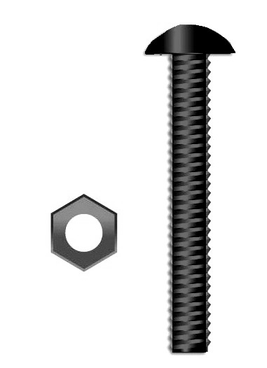
%> input picture imagens/parafuso_porca.bmp, 267 x 368 px, shrunk from 381 x 526 before the run
$ octave --eval "result = main;"   (GNU Octave 9; MATLAB toolbox functions it lacks are replaced by stand-ins)
%> lines starting %> are read from the running program, lines starting %| are printed output that depends on the picture; in (x1, y1, x2, y2) boxes, pixels count from 0 and x2, y2 are one past the last pixel; in counts of white or black regions, pixels touching at a corner belong together; the program's own positions count from 1
function [result] = main()
	tmp = imread('~/Workspace/visao/imagens/parafuso_porca.bmp');
%> tmp is the input picture: size 368x267 uint8; min 0, max 255, mean 221.6
	test_img = imread('~/Workspace/visao/imagens/objetos.bmp');
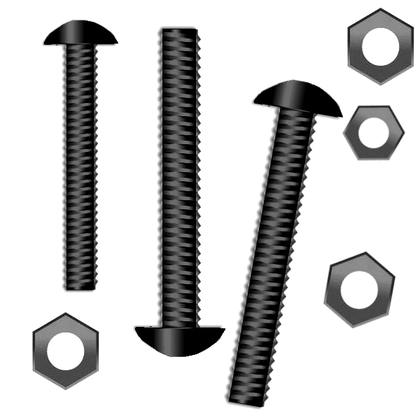
%> input picture imagens/objetos.bmp, 420 x 420 px, shrunk from 600 x 600 before the run
%> test_img is the input picture: size 420x420 uint8; min 0, max 255, mean 202.7
	%limiarize and complement image
	tmp = imcomplement(im2bw(tmp,0.7));
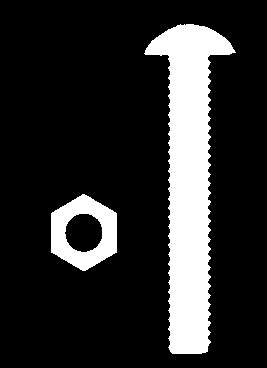
%> tmp: size 368x267 logical; 17.1% white; 2 white regions, box (x1, y1, x2, y2) and area: (144, 24, 236, 354) 14020, (51, 194, 117, 271) 2765
	test_img = imcomplement(im2bw(test_img,0.7));
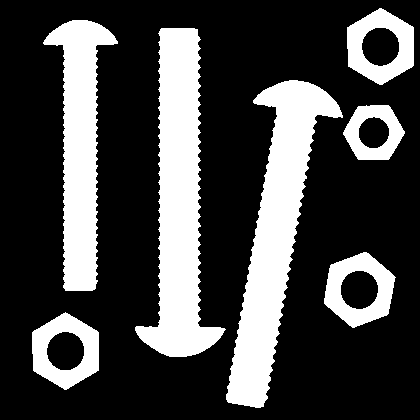
%> test_img: size 420x420 logical; 27% white; 7 white regions, largest, box (x1, y1, x2, y2) and area: (226, 80, 343, 408) 14003, (135, 28, 226, 357) 13961, (43, 20, 118, 291) 9524
	%find the proportions of the searched objects
	objs_rate = obj_rate_search(tmp);
	 %look for objects in test image that have similar desired proportions
	result = obj_search(test_img, objs_rate);

	%object proportions , num of objects found
	result = {'Porca: ', num2str(result(1));
				'Parafuso: ', num2str(result(2))};
end

function [objs_rate] = obj_rate_search(img)
	objs_rate = [];
	objs = regionprops(img,'MajorAxisLength','MinorAxisLength');
%> objs = 2 regions; MajorAxisLength and MinorAxisLength: 80.85 79, 392.4 54.37

	for obj = objs'
		maj = obj.MajorAxisLength;
		minor = obj.MinorAxisLength;
		rate = max((maj/minor),(minor/maj));
		objs_rate = [objs_rate, rate];
	end
%> this loop made 2 passes
%> (maj, minor, rate, objs_rate) on passes 1 to 2: (80.85, 79, 1.02, 1.02), (392.4, 54.37, 7.22, [1.02 7.22])
%> in main, `objs_rate = obj_rate_search(tmp);`: objs_rate = [1.02 7.22]
end

function [num_objs] = obj_search(img, objs_rate)
%> called with objs_rate = [1.02 7.22]
	[m,n] = size(objs_rate);
%> m = 1; n = 2
	num_objs = zeros(1,n);
	objs = regionprops(img,'MajorAxisLength','MinorAxisLength');
%> objs = 7 regions; MajorAxisLength and MinorAxisLength: 80.86 79.49, 322.8 44.82, 391.9 54.2, 392.6 54.33, 80.78 79.35, 65.52 64.45, 80.68 79.54

	for obj = objs'
		maj = obj.MajorAxisLength;
		minor = obj.MinorAxisLength;
		rate = max((maj/minor),(minor/maj));
		for ra_idx = [1:1:n]
			if (rate <= 1.1*objs_rate(ra_idx) && rate >= 0.9*objs_rate(ra_idx))
				num_objs(ra_idx) = num_objs(ra_idx)+1;
			end
		end
	end
%> this loop made 7 passes
%> (maj, minor, rate) on passes 1 to 7: (80.86, 79.49, 1.02), (322.8, 44.82, 7.2), (391.9, 54.2, 7.23), (392.6, 54.33, 7.23), (80.78, 79.35, 1.02), (65.52, 64.45, 1.02), (80.68, 79.54, 1.01)
%> after the loop, num_objs = [4 3]
end
%> in main, `result = {'Porca: ', num2str(result(1)); 'Parafuso: ', num2str(result(..`: result = {'Porca: ', 'Parafuso: ', '4', '3'}
